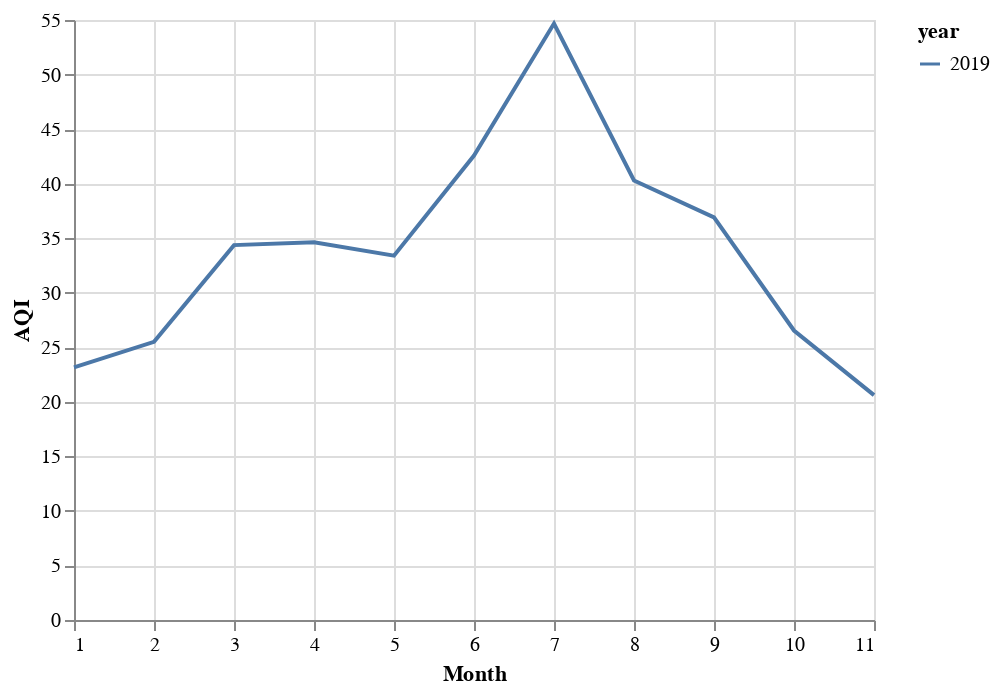

Here is the notebook cell this chart was saved with:
### Code cell
ozone_2019 = pd.read_csv("../../data/final/epa_air_params/ozone_2019_avg_df.csv")
ozone_2019_chart = alt.Chart(ozone_2019).mark_line().encode(
    alt.X("month", title="Month"),
    alt.Y("aqi", title="AQI"),
    color="year:N"
)
ozone_2019_chart

### Figure 1 — Vega-Lite specification as saved in the notebook (floating-point values rounded to 4 significant figures)
{"config": {"view": {"continuousWidth": 400, "continuousHeight": 300}}, "data": {"name": "data-fc1f5187f98d1cd7ded119fb9add90c6"}, "mark": "line", "encoding": {"color": {"type": "nominal", "field": "year"}, "x": {"type": "quantitative", "field": "month", "title": "Month"}, "y": {"type": "quantitative", "field": "aqi", "title": "AQI"}}, "$schema": "https://vega.github.io/schema/vega-lite/v4.8.1.json", "datasets": {"data-fc1f5187f98d1cd7ded119fb9add90c6": [{"date_month": "2019-08-01", "aqi": 40.29, "arithmetic_mean": 0.03116, "units_of_measure": "Parts per million", "parameter": "Ozone", "year": 2019, "month": 8}, {"date_month": "2019-04-01", "aqi": 34.63, "arithmetic_mean": 0.02962, "units_of_measure": "Parts per million", "parameter": "Ozone", "year": 2019, "month": 4}, {"date_month": "2019-01-01", "aqi": 23.15, "arithmetic_mean": 0.01871, "units_of_measure": "Parts per million", "parameter": "Ozone", "year": 2019, "month": 1}, {"date_month": "2019-03-01", "aqi": 34.37, "arithmetic_mean": 0.0295, "units_of_measure": "Parts per million", "parameter": "Ozone", "year": 2019, "month": 3}, {"date_month": "2019-02-01", "aqi": 25.5, "arithmetic_mean": 0.02111, "units_of_measure": "Parts per million", "parameter": "Ozone", "year": 2019, "month": 2}, {"date_month": "2019-10-01", "aqi": 26.54, "arithmetic_mean": 0.02165, "units_of_measure": "Parts per million", "parameter": "Ozone", "year": 2019, "month": 10}, {"date_month": "2019-09-01", "aqi": 36.9, "arithmetic_mean": 0.02701, "units_of_measure": "Parts per million", "parameter": "Ozone", "year": 2019, "month": 9}, {"date_month": "2019-05-01", "aqi": 33.4, "arithmetic_mean": 0.02749, "units_of_measure": "Parts per million", "parameter": "Ozone", "year": 2019, "month": 5}, {"date_month": "2019-11-01", "aqi": 20.61, "arithmetic_mean": 0.01618, "units_of_measure": "Parts per million", "parameter": "Ozone", "year": 2019, "month": 11}, {"date_month": "2019-06-01", "aqi": 42.57, "arithmetic_mean": 0.03166, "units_of_measure": "Parts per million", "parameter": "Ozone", "year": 2019, "month": 6}, {"date_month": "2019-07-01", "aqi": 54.68, "arithmetic_mean": 0.03566, "units_of_measure": "Parts per million", "parameter": "Ozone", "year": 2019, "month": 7}]}}
